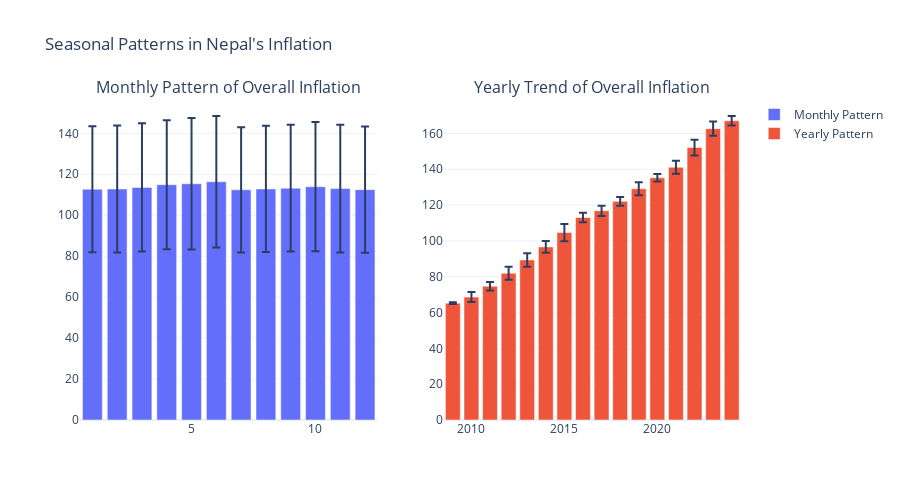

Notebook code cell kept with this figure:
### Code cell
# 2. Plot Seasonal Patterns
def plot_seasonal_patterns():
    """Analyze seasonal patterns using plotly"""
    fig = make_subplots(
        rows=1, cols=2,
        subplot_titles=['Monthly Pattern of Overall Inflation', 
                       'Yearly Trend of Overall Inflation']
    )
    
    # Monthly patterns
    monthly_avg = df.groupby(df.index.month)['overall_index'].mean()
    monthly_std = df.groupby(df.index.month)['overall_index'].std()
    
    fig.add_trace(
        go.Bar(
            x=monthly_avg.index,
            y=monthly_avg,
            error_y=dict(type='data', array=monthly_std),
            name="Monthly Pattern"
        ),
        row=1, col=1
    )
    
    # Yearly trends
    yearly_avg = df.groupby(df.index.year)['overall_index'].mean()
    yearly_std = df.groupby(df.index.year)['overall_index'].std()
    
    fig.add_trace(
        go.Bar(
            x=yearly_avg.index,
            y=yearly_avg,
            error_y=dict(type='data', array=yearly_std),
            name="Yearly Pattern"
        ),
        row=1, col=2
    )
    
    fig.update_layout(
        height=500,
        title_text="Seasonal Patterns in Nepal's Inflation",
        template="plotly_white",
        showlegend=True
    )
    
    fig.show()

plot_seasonal_patterns()

### Figure 1 — Plotly figure (JSON) as saved in the notebook; plotly's stock layout.template omitted (floating-point values rounded to 4 significant figures)
{"data": [{"error_y": {"array": [30.81, 30.99, 31.35, 31.51, 32.14, 32.11, 30.58, 30.81, 30.92, 31.55, 31.24, 30.87], "type": "data"}, "name": "Monthly Pattern", "type": "bar", "x": [1, 2, 3, 4, 5, 6, 7, 8, 9, 10, 11, 12], "xaxis": "x", "y": [112.7, 112.8, 113.6, 114.9, 115.4, 116.4, 112.4, 112.8, 113.2, 113.9, 113.0, 112.5], "yaxis": "y"}, {"error_y": {"array": [0.5084, 2.811, 2.398, 3.633, 3.769, 3.263, 4.818, 2.636, 2.839, 2.464, 3.567, 2.133, 3.655, 4.425, 3.938, 2.653], "type": "data"}, "name": "Yearly Pattern", "type": "bar", "x": [2009, 2010, 2011, 2012, 2013, 2014, 2015, 2016, 2017, 2018, 2019, 2020, 2021, 2022, 2023, 2024], "xaxis": "x2", "y": [65.22, 68.65, 74.73, 81.98, 89.39, 96.66, 104.7, 113.1, 116.8, 122.1, 129.1, 135.3, 141.2, 152.1, 162.7, 167.1], "yaxis": "y2"}], "layout": {"annotations": [{"font": {"size": 16}, "showarrow": false, "text": "Monthly Pattern of Overall Inflation", "x": 0.225, "xanchor": "center", "xref": "paper", "y": 1, "yanchor": "bottom", "yref": "paper"}, {"font": {"size": 16}, "showarrow": false, "text": "Yearly Trend of Overall Inflation", "x": 0.775, "xanchor": "center", "xref": "paper", "y": 1, "yanchor": "bottom", "yref": "paper"}], "height": 500, "showlegend": true, "title": {"text": "Seasonal Patterns in Nepal's Inflation"}, "xaxis": {"anchor": "y", "domain": [0, 0.45]}, "xaxis2": {"anchor": "y2", "domain": [0.55, 1]}, "yaxis": {"anchor": "x", "domain": [0, 1]}, "yaxis2": {"anchor": "x2", "domain": [0, 1]}}}
